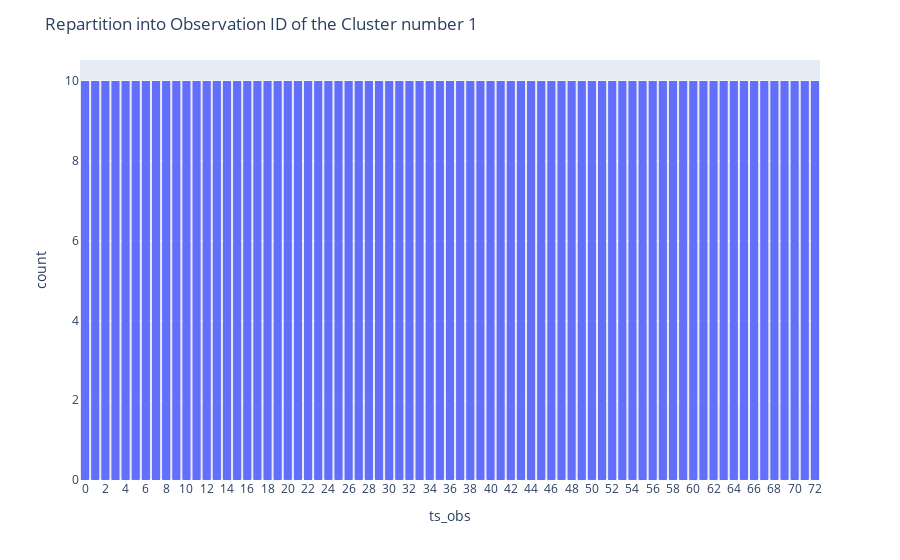

Notebook source saved alongside this figure:
### Code cell
df_cluster_train = df_cluster[(df_cluster['Dataset'] == 'Train') & (df_cluster['Cluster'] == '3')].copy(deep=True)
df_cluster_train['ts_obs'] = df_cluster_train['ts_obs'].astype(str)

fig = px.histogram(df_cluster_train, x='ts_obs')
fig.update_layout(
    title='Repartition into Observation ID of the Cluster number 1'
)
fig.show()

df_cluster_train['ts_obs'] = df_cluster_train['ts_obs'].astype(int)

### Figure 1 — Plotly figure (JSON) as saved in the notebook; plotly's stock layout.template omitted (floating-point values rounded to 4 significant figures; data arrays with more than 128 entries replaced by an {"elided": "..."} marker saying what was removed)
{"data": [{"alignmentgroup": "True", "bingroup": "x", "hovertemplate": "ts_obs=%{x}<br>count=%{y}<extra></extra>", "legendgroup": "", "marker": {"color": "#636efa", "pattern": {"shape": ""}}, "name": "", "offsetgroup": "", "orientation": "v", "showlegend": false, "type": "histogram", "x": {"elided": "730 str values"}, "xaxis": "x", "yaxis": "y"}], "layout": {"barmode": "relative", "legend": {"tracegroupgap": 0}, "margin": {"t": 60}, "title": {"text": "Repartition into Observation ID of the Cluster number 1"}, "xaxis": {"anchor": "y", "domain": [0, 1], "title": {"text": "ts_obs"}}, "yaxis": {"anchor": "x", "domain": [0, 1], "title": {"text": "count"}}}}
